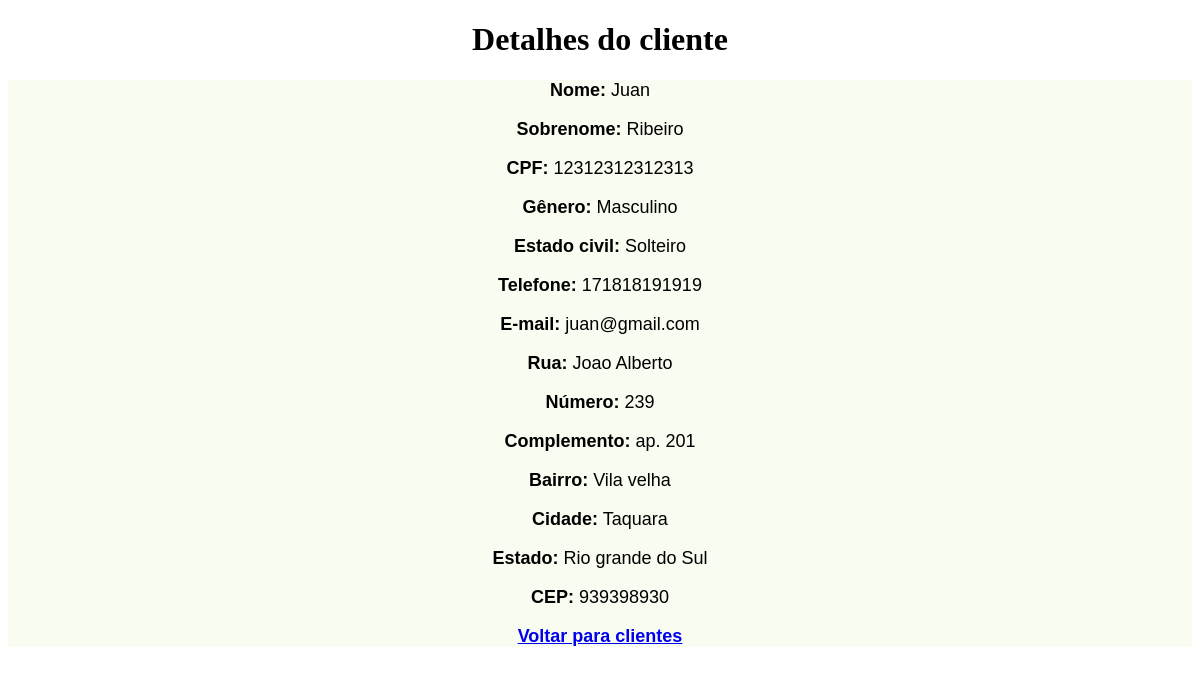
/detalhe_cliente/1, run on the app's committed database.
### clientes/models.py (models this page shows, shortened)
class Cliente(models.Model):
    nome = models.CharField(
        max_length=50,
        blank=False,
        null=False,
        verbose_name='Nome'
    )
    sobrenome = models.CharField(
        max_length=50,
        blank=False,
        null=False,
        verbose_name="Sobrenome"
    )
    cpf = models.CharField(
        max_length=15,
        blank=False,
        null=False,
        verbose_name='CPF'
    )
    genero = models.CharField(
        max_length=30,
        blank=True,
        null=True,
        verbose_name="Gênero"
    )
    civil = models.CharField(
        max_length=50,
        blank=True,
        null=True,
        verbose_name="Estado Civil"
    )
    telefone = models.CharField(
        max_length=15,
        blank=True,
        null=True,
        verbose_name="Telefone"
    )
    email = models.EmailField(
        max_length=50,
        blank=True,
        null=True,
        verbose_name="E-mail"
    )
    rua = models.CharField(
        max_length=50,
        blank=False,
        null=False,
        verbose_name="Rua"
    )
    numero = models.IntegerField(
        blank=False,
        null=False,
        verbose_name="Número"
    )
    complemento = models.CharField(
        max_length=50,
        blank=True,
        null=True,
        verbose_name="Complemento (ex: apto, bloco)"
    )
    bairro = models.CharField(
        max_length=100,
        blank=False,
        null=False,
        verbose_name="Bairro"
    )
    cidade = models.CharField(
        max_length=100,
        blank=False,
        null=False,
        verbose_name="Cidade"
    )
    estado = models.CharField(
        max_length=200,
        blank=False,
        null=False,
        verbose_name="Estado"
    )
    cep = models.CharField(
        max_length=20,
        blank=True,
        null=True,
        verbose_name="CEP"
    )
    created_at = models.DateTimeField(
        auto_now_add=True,
        verbose_name='Criado em',
    )
    class Meta:
        verbose_name = "Cliente"
        verbose_name_plural = "Clientes"

### clientes/views.py (the view)
# urls.py: path('detalhe_cliente/<id_cliente>', views.detalhe_cliente, name='detalhe_cliente')
def detalhe_cliente(request, id_cliente):
    dados_cliente = Cliente.objects.get(id=id_cliente)
    dados = {
        'cliente' : dados_cliente
    }
    return render(request, "clientes/detalhe_cliente.html", dados)

### clientes/templates/clientes/detalhe_cliente.html (shortened to what this page needs)
{% load static%}
<!DOCTYPE html>
<html lang="en">
<head>
    <link rel="stylesheet" href="{% static 'css/style.css' %}">
</head>
<body>
    <h1>Detalhes do cliente</h1>
    <div class = "detalhe">
        <p><b>Nome:</b> {{cliente.nome}} </p>
        <p><b>Sobrenome:</b> {{cliente.sobrenome}} </p>
        <p><b>CPF:</b> {{cliente.cpf}}</p>
        <p><b>Gênero:</b> {{cliente.genero}}</p>
        <p><b>Estado civil:</b> {{cliente.civil}}</p>
        <p><b>Telefone:</b> {{cliente.telefone}}</p>
        <p><b>E-mail:</b> {{cliente.email}}</p>
        <p><b>Rua:</b> {{cliente.rua}}</p>
        <p><b>Número:</b> {{cliente.numero}}</p>
        <p><b>Complemento:</b> {{cliente.complemento}}</p>
        <p><b>Bairro:</b> {{cliente.bairro}}</p>
        <p><b>Cidade:</b> {{cliente.cidade}}</p>
        <p><b>Estado:</b> {{cliente.estado}}</p>
        <p><b>CEP:</b> {{cliente.cep}}</p>
    <p><b><a href="{% url 'cliente' %}"> Voltar para clientes </a></b></p>
    </div>
</body>
</html>

### static/css/style.css (style rules this page uses)
h1 { text-align: center; font-family:Georgia, 'Times New Roman', Times, serif; }
.detalhe { text-align: center; font-family:Arial, Helvetica, sans-serif; background-color: rgb(249, 252, 240); font-size: large; }

### data on the page
Cliente: nome "Juan", sobrenome "Ribeiro", cpf "12312312312313", genero "Masculino", civil "Solteiro", telefone "171818191919", email "juan@gmail.com", rua "Joao Alberto", numero "239", complemento "ap. 201", bairro "Vila velha", cidade "Taquara", estado "Rio grande do Sul", cep "939398930"
